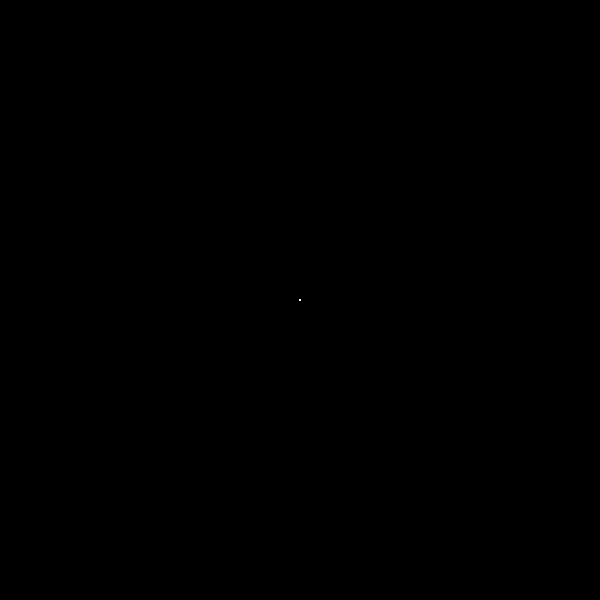
Frame 1 (no input)
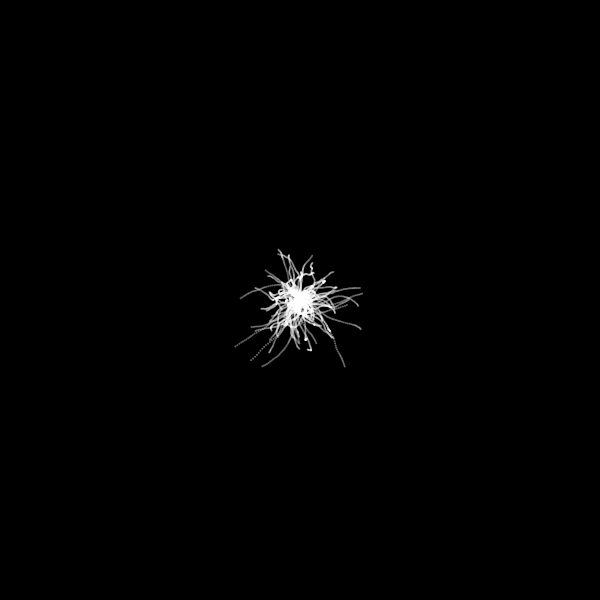
Frame 60 (the mouse pressed at the canvas centre just before this capture)
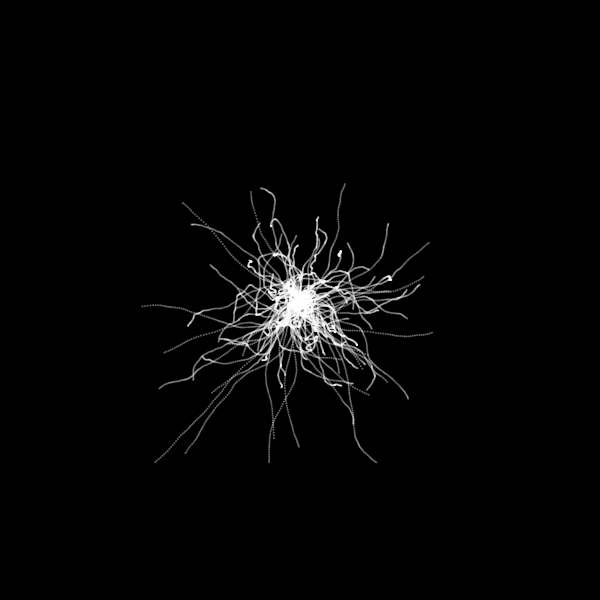
Frame 120 (the mouse held since frame 60 and released just before this capture)

The Processing sketch that drew these frames (run headless with seeded random() and noise(); from frame 60 on, the mouse is pressed at the canvas centre):

// Processing sketch: vel_random_walk_array
// ── vel_random_walk_array.pde
// 速度によるランダムウォーク（たくさんのエージェント）

// エージェントの位置
float[] xs;
float[] ys;
// エージェントの速度
float[] vxs;
float[] vys;

void setup() {
  size(600, 600);
  noStroke();
  fill(255, 100);
  background(0);
  
  xs = new float[100];
  ys = new float[100];
  vxs = new float[100];
  vys = new float[100];

  for (int i = 0; i < 100; i++) {
    // 初期位置
    xs[i] = width / 2;
    ys[i] = height / 2;

    // 初速
    vxs[i] = 0;
    vys[i] = 0;
  }
}

void draw() {
  for (int i = 0; i < 100; i++) {
    // 速度を位置に反映
    xs[i] += vxs[i];
    ys[i] += vys[i];
  
    // 速度をランダムに変化させる
    vxs[i] += random(-0.5, +0.5) * 2 / 4;
    vys[i] += random(-0.5, +0.5) * 2 / 4;
    
    // 簡易的な空気抵抗を加える
    vxs[i] *= 0.99;
    vys[i] *= 0.99;

    // エージェントを描く
    ellipse(xs[i], ys[i], 2, 2);
  }
}
